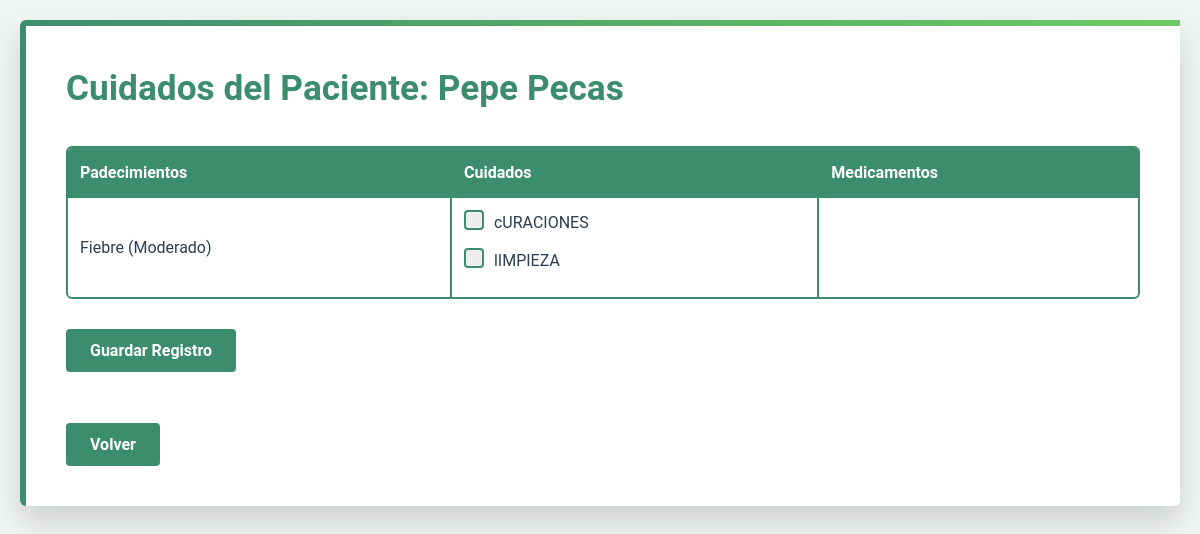
Before: /enfermeria/cuidados-paciente/2/ (signed in) with the older database file.
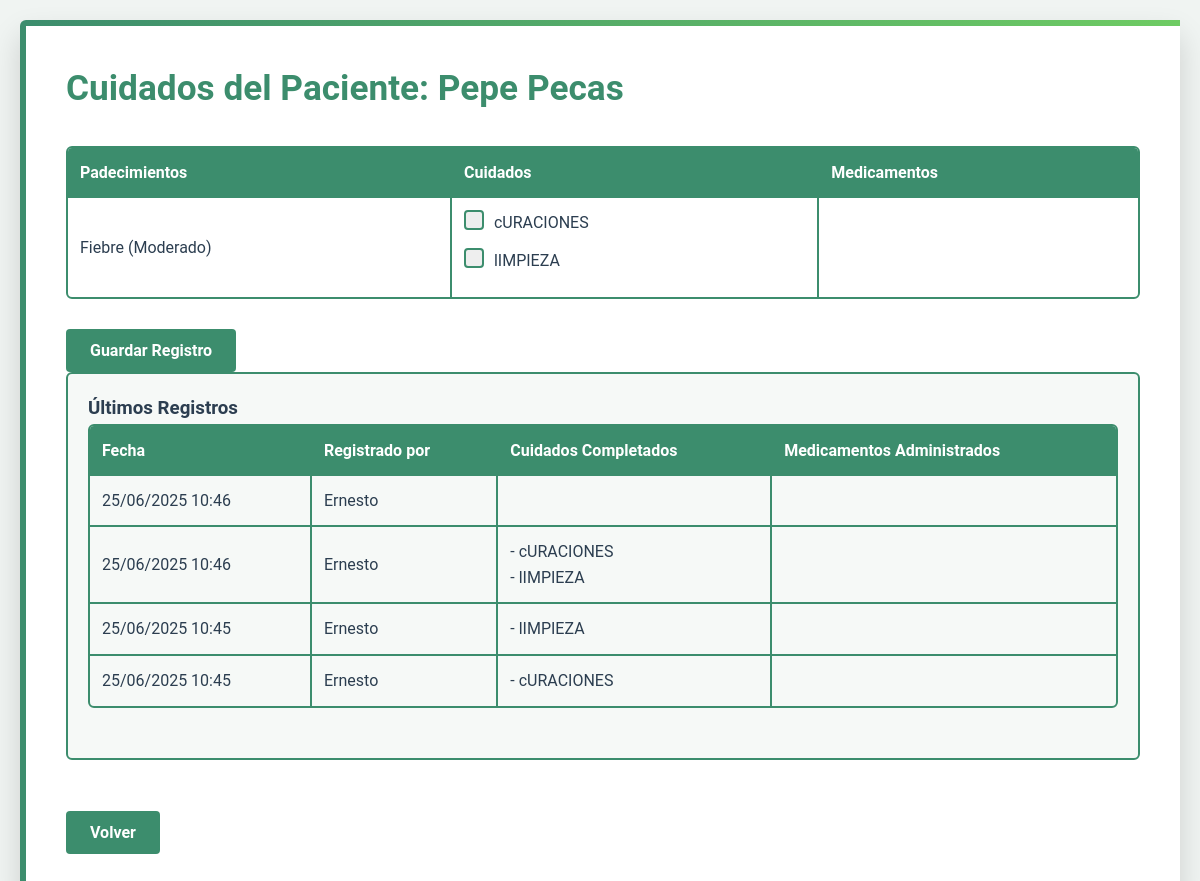
After: the same page with the newer database file.
### usuarioDoctor/models.py (models this page shows, shortened)
class RecetaPadecimiento(models.Model):
    receta = models.ForeignKey(Receta, on_delete=models.CASCADE, related_name='padecimientos')
    padecimiento = models.ForeignKey(Padecimiento, on_delete=models.PROTECT)
    nivel_gravedad = models.IntegerField(choices=Diagnostico.NIVELES_GRAVEDAD)

class Padecimiento(models.Model):
    nombre = models.CharField(max_length=200)
    descripcion = models.TextField(null=True, blank=True)
    areas = models.ManyToManyField(
        'login.AreaEspecialidad',
        blank=True,
        related_name='padecimientos_relacionados',
        help_text="Áreas hospitalarias donde se maneja este padecimiento"
    )
    fortalezas = models.ManyToManyField(
        'login.Fortaleza',
        blank=True,
        related_name='padecimientos_asociados',
        help_text="Fortalezas de enfermería necesarias para atender este padecimiento"
    )
    activo = models.BooleanField(default=True)
    class Meta:
        ordering = ['nombre']
        verbose_name = 'Padecimiento'
        verbose_name_plural = 'Padecimientos'

class RecetaCuidado(models.Model):
    receta = models.ForeignKey(Receta, on_delete=models.CASCADE, related_name='cuidados')
    cuidado = models.ForeignKey(Cuidado, on_delete=models.PROTECT)
    completado = models.BooleanField(default=False)
    fecha_completado = models.DateTimeField(null=True, blank=True)
    completado_por = models.ForeignKey(
        'login.Usuarios',
        null=True,
        blank=True,
        on_delete=models.SET_NULL,
        limit_choices_to={'tipoUsuario': 'EN'}
    )

class Cuidado(models.Model):
    nombre = models.CharField(max_length=200)
    class Meta:
        verbose_name = 'Cuidado'
        verbose_name_plural = 'Cuidados'

### usuarioEnfermeria/models.py (models this page shows)
class SeguimientoCuidados(models.Model):
    paciente = models.ForeignKey('usuarioJefa.Paciente', on_delete=models.CASCADE)
    fecha_registro = models.DateTimeField(auto_now_add=True)
    numero_ingreso = models.PositiveIntegerField(default=1)
    registrado_por = models.ForeignKey(
        Usuarios,
        on_delete=models.PROTECT,
        limit_choices_to={'tipoUsuario__in': ['EN', 'JP']}
    )
    class Meta:
        verbose_name = "Seguimiento de Cuidados"
        verbose_name_plural = "Seguimientos de Cuidados"

class RegistroCuidado(models.Model):
    seguimiento = models.ForeignKey(SeguimientoCuidados, on_delete=models.CASCADE)
    cuidado = models.ForeignKey(RecetaCuidado, on_delete=models.CASCADE)
    completado = models.BooleanField(default=False)
    fecha_completado = models.DateTimeField(null=True, blank=True)
    notas = models.TextField(blank=True)

### login/models.py (models this page shows, shortened)
class Usuarios(AbstractUser):
    jefaPiso = 'JP'
    enfermeria = 'EN'
    doctor = 'DR'
    rolesUsuario = [
        (jefaPiso, 'Jefa de Piso'),
        (enfermeria, 'Enfermería'),
        (doctor, 'Doctor'),
    ]
    tipoUsuario = models.CharField(max_length=2, choices=rolesUsuario, default=enfermeria)
    apellidos = models.CharField(max_length=150)
    edad = models.IntegerField(null=True, blank=True)
    fechaNacimiento = models.DateField(null=True, blank=True)
    areaEspecialidad = models.ForeignKey(AreaEspecialidad, on_delete=models.SET_NULL, null=True, blank=True)
    fortalezas = models.ManyToManyField(Fortaleza, blank=True)
    estaActivo = models.BooleanField(default=True)
    fechaRegistro = models.DateTimeField(default=timezone.now)
    fechaEliminacion = models.DateTimeField(null=True, blank=True)
    cedula = models.CharField(max_length=20, blank=True, null=True)
    telefono = models.CharField(max_length=15, blank=True, null=True)
    direccion = models.TextField(blank=True, null=True)
    primerIngreso = models.BooleanField(default=True)

### usuarioEnfermeria/views.py (the view, shortened to what this page needs)
@login_required
def cuidados_paciente(request, paciente_id):
    if request.user.tipoUsuario not in ['EN', 'JP']:
        messages.error(request, 'No tienes permiso para acceder a esta sección')
        return redirect('login')
    paciente = get_object_or_404(Paciente, id=paciente_id)
    receta_actual = Receta.objects.filter(
        paciente=paciente,
        activa=True
    ).select_related('diagnostico').first()
    context = {
        'paciente': paciente,
        'receta': receta_actual,
        'padecimientos': RecetaPadecimiento.objects.filter(receta=receta_actual).select_related('padecimiento') if receta_actual else None,
        'cuidados': RecetaCuidado.objects.filter(receta=receta_actual).select_related('cuidado') if receta_actual else None,
        'medicamentos': DetalleReceta.objects.filter(receta=receta_actual).select_related('medicamento') if receta_actual else None,
        'registros_recientes': SeguimientoCuidados.objects.filter(
            paciente=paciente
        ).order_by('-fecha_registro')[:5],
        'ultimo_registro': SeguimientoCuidados.objects.filter(
            paciente=paciente
        ).order_by('-fecha_registro').first()
    }
    return render(request, 'usuarioEnfermeria/cuidados_paciente.html', context)

### usuarioEnfermeria/templates/usuarioEnfermeria/cuidados_paciente.html (shortened to what this page needs)
<!DOCTYPE html>
<html lang="es">
<head>
</head>
<body>
    <div class="container">
        <div class="header">
            <h1>Cuidados del Paciente: {{ paciente.nombres }} {{ paciente.apellidos }}</h1>
        </div>
        {% if receta %}
        <form method="POST">
            <table class="patients-table">
                <tr>
                    <th>Padecimientos</th>
                    <th>Cuidados</th>
                    <th>Medicamentos</th>
                </tr>
                <tr>
                    <td>
                        {% for padecimiento in padecimientos %}
                            <div>
                                {{ padecimiento.padecimiento.nombre }}
                                ({{ padecimiento.get_nivel_gravedad_display }})
                            </div>
                        {% endfor %}
                    </td>
                    <td>
                        {% for cuidado in cuidados %}
                            <div>
                                <label class="checkbox-container" for="cuidado_{{ cuidado.id }}">
                                    <span class="checkmark"></span>
                                    {{ cuidado.cuidado.nombre }}
                                </label>
                            </div>
                        {% endfor %}
                    </td>
                    <td>
                    </td>
                </tr>
            </table>
            <button type="submit" class="btn">Guardar Registro</button>
        </form>
        {% else %}
        <p>No hay una receta activa para este paciente.</p>
        {% endif %}
        {% if registros_recientes %}
        <div class="recent-records">
            <h3>Últimos Registros</h3>
            <table class="patients-table">
                <tr>
                    <th>Fecha</th>
                    <th>Registrado por</th>
                    <th>Cuidados Completados</th>
                    <th>Medicamentos Administrados</th>
                </tr>
                {% for registro in registros_recientes %}
                <tr>
                    <td>{{ registro.fecha_registro|date:"d/m/Y H:i" }}</td>
                    <td>{{ registro.registrado_por.get_full_name }}</td>
                    <td>
                        {% for cuidado in registro.registrocuidado_set.all %}
                            {% if cuidado.completado %}
                                - {{ cuidado.cuidado.cuidado.nombre }}<br>
                            {% endif %}
                        {% endfor %}
                    </td>
                    <td>
                    </td>
                </tr>
                {% endfor %}
            </table>
        </div>
        {% endif %}
        <br><br>
        <a href="{% url 'enfermeria:pacientes_enfermeria' %}">
            <button type="button" class="btn">Volver</button>
        </a>
    </div>
</body>
</html>

Changed rows visible on the page:
added SeguimientoCuidados: fecha_registro "25/06/2025 10:46", registrado_por.get_full_name "Ernesto"
added SeguimientoCuidados: fecha_registro "25/06/2025 10:46", registrado_por.get_full_name "Ernesto"
added RegistroCuidado: cuidado.cuidado.nombre "cURACIONES", shown under "25/06/2025 10:46"
added RegistroCuidado: cuidado.cuidado.nombre "lIMPIEZA", shown under "25/06/2025 10:46"
added SeguimientoCuidados: fecha_registro "25/06/2025 10:45", registrado_por.get_full_name "Ernesto"
added RegistroCuidado: cuidado.cuidado.nombre "lIMPIEZA", shown under "25/06/2025 10:45"
added SeguimientoCuidados: fecha_registro "25/06/2025 10:45", registrado_por.get_full_name "Ernesto"
added RegistroCuidado: cuidado.cuidado.nombre "cURACIONES", shown under "25/06/2025 10:45"
Other visible differences:
text now shown: "Últimos Registros Fecha Registrado por Cuidados Completados Medicamentos Administrados"
